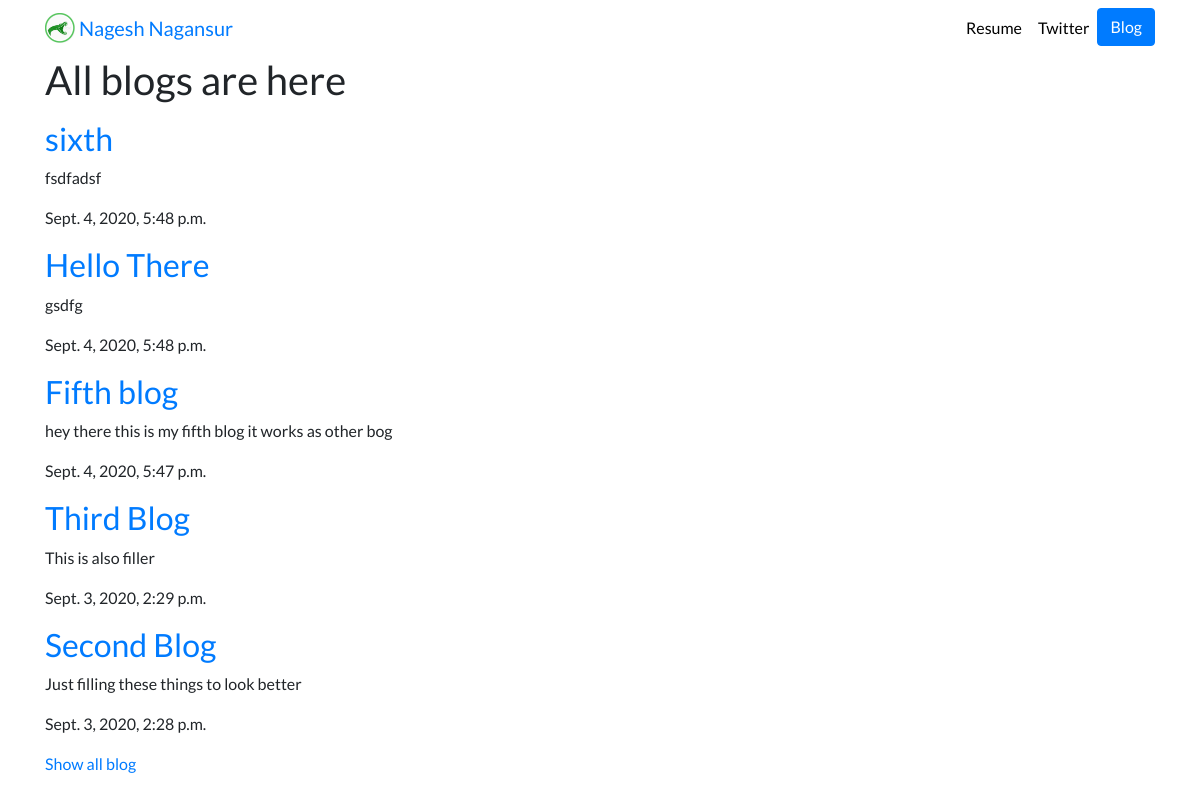
The page /blog/ on the database as committed earlier.
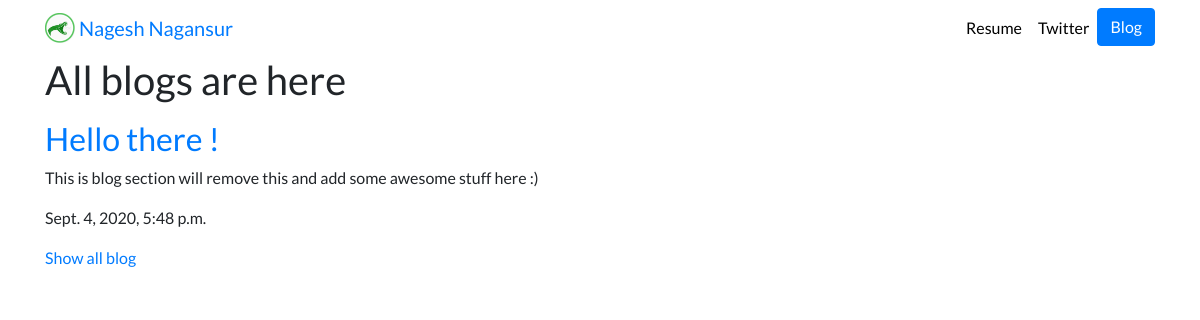
The same page on the database as committed later.
### blog/models.py (models this page shows, shortened)
class blog(models.Model):
    title= models.CharField(max_length=50)
    discription=models.TextField()
    date = models.DateTimeField(auto_now_add=True)

### blog/views.py (the view)
# urls.py: 2. Add a URL to urlpatterns:  path('blog/', include('blog.urls'))
def blog(request):
    all_blogs=models.blog.objects.order_by('-date')[:5]
    return render(request,"blog/blog.html",{"all_blogs":all_blogs})

### blog/templates/blog/blog.html (shortened to what this page needs)
{% extends 'portfolio_app/base.html' %}
{% block content %}
<h1>All blogs are here</h1>
<p>{% for blog in all_blogs  %}</p>
<a href="{% url 'detail' blog.id %}"><h2>{{ blog.title }}</h2></a>
<p>{{ blog.discription }} </p>
<p>{{ blog.date}}</p>
<p>{% endfor%}</p>
<a href="{%url 'allBlogs'%}">Show all blog</a>
{% endblock %}

Rows that differ between the two databases and show on the page:
removed blog: title "sixth", discription "fsdfadsf", date "Sept. 4, 2020, 5:48 p.m."
removed blog: title "Fifth blog", discription "hey there this is my fifth blog it works as other bog", date "Sept. 4, 2020, 5:47 p.m."
removed blog: title "Third Blog", discription "This is also filler", date "Sept. 3, 2020, 2:29 p.m."
removed blog: title "Second Blog", discription "Just filling these things to look better", date "Sept. 3, 2020, 2:28 p.m."
changed blog: title "Hello There" → "Hello there !"; discription "gsdfg" → "This is blog section will remove this and add some awesome stuff here :)"
